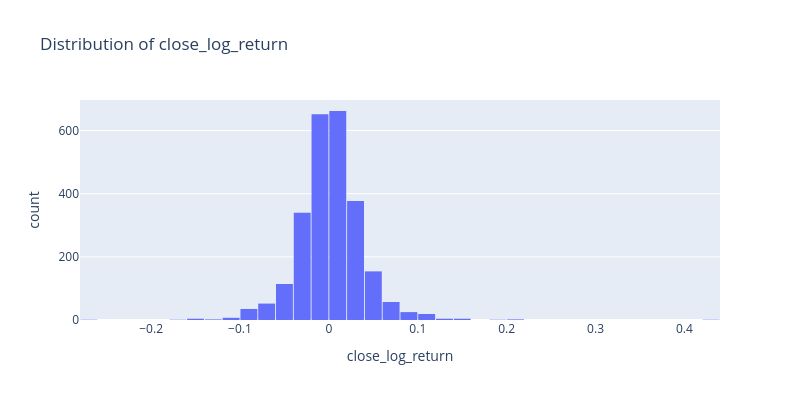

The cell this chart's notebook holds for it:
### Code cell
# Distribution of close log return values
import plotly.graph_objects as go

fig = go.Figure()

fig.add_trace(
    go.Histogram(
        x=ts['close_log_return'],
        nbinsx=50,
        name='Close'
    )
)

fig.update_layout(
    width=800,
    height=400,
    title='Distribution of close_log_return',
    xaxis_title='close_log_return',
    yaxis_title='count',
    bargap=0.05
)

fig.show()

### Figure 1 — Plotly figure (JSON) as saved in the notebook; plotly's stock layout.template omitted (floating-point values rounded to 4 significant figures; data arrays with more than 128 entries replaced by an {"elided": "..."} marker saying what was removed)
{"data": [{"name": "Close", "nbinsx": 50, "type": "histogram", "x": {"elided": "2515 float values"}}], "layout": {"bargap": 0.05, "height": 400, "title": {"text": "Distribution of close_log_return"}, "width": 800, "xaxis": {"title": {"text": "close_log_return"}}, "yaxis": {"title": {"text": "count"}}}}
